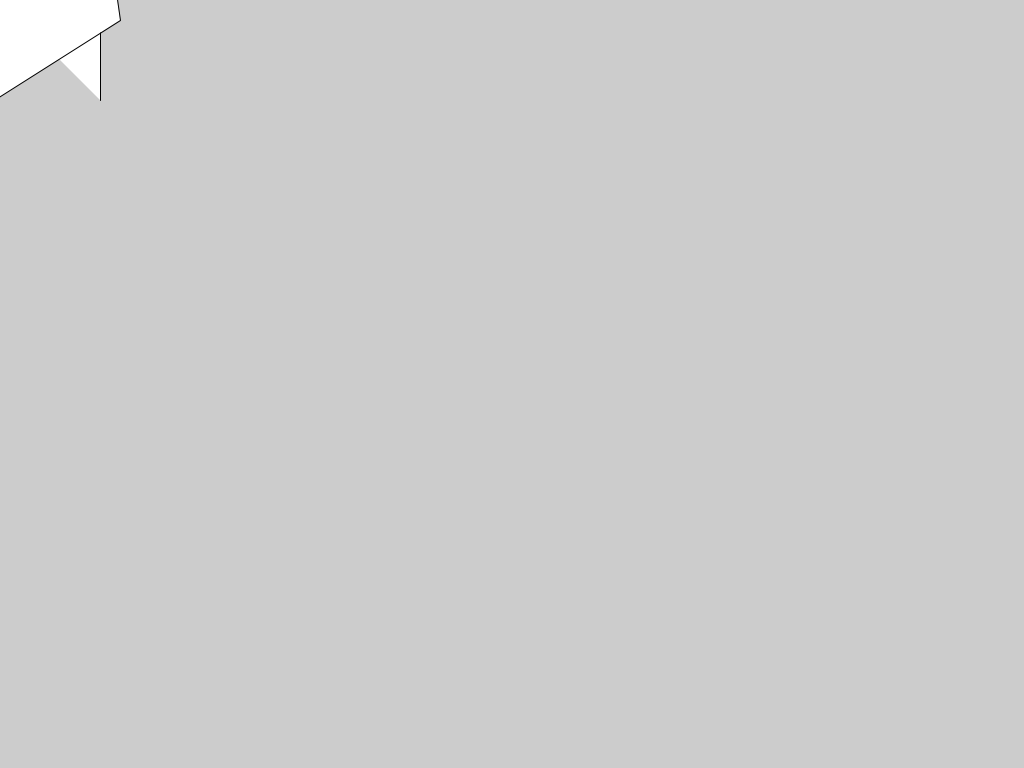
Frame 1 (no input)
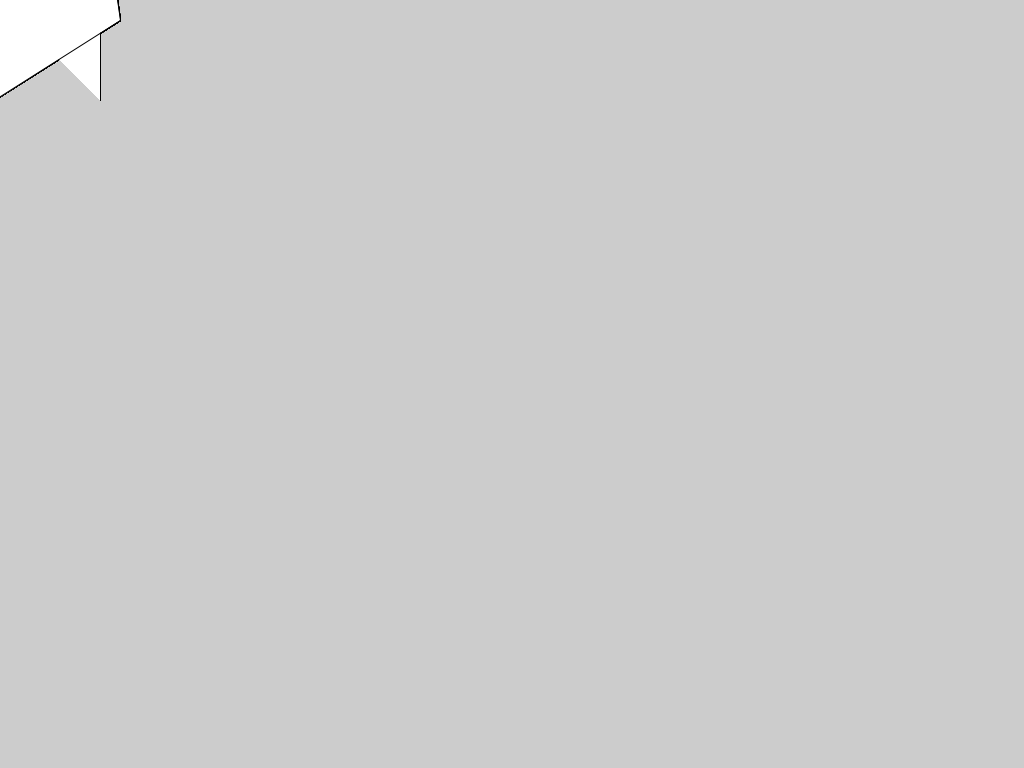
Frame 60 (the mouse pressed at the canvas centre just before this capture)
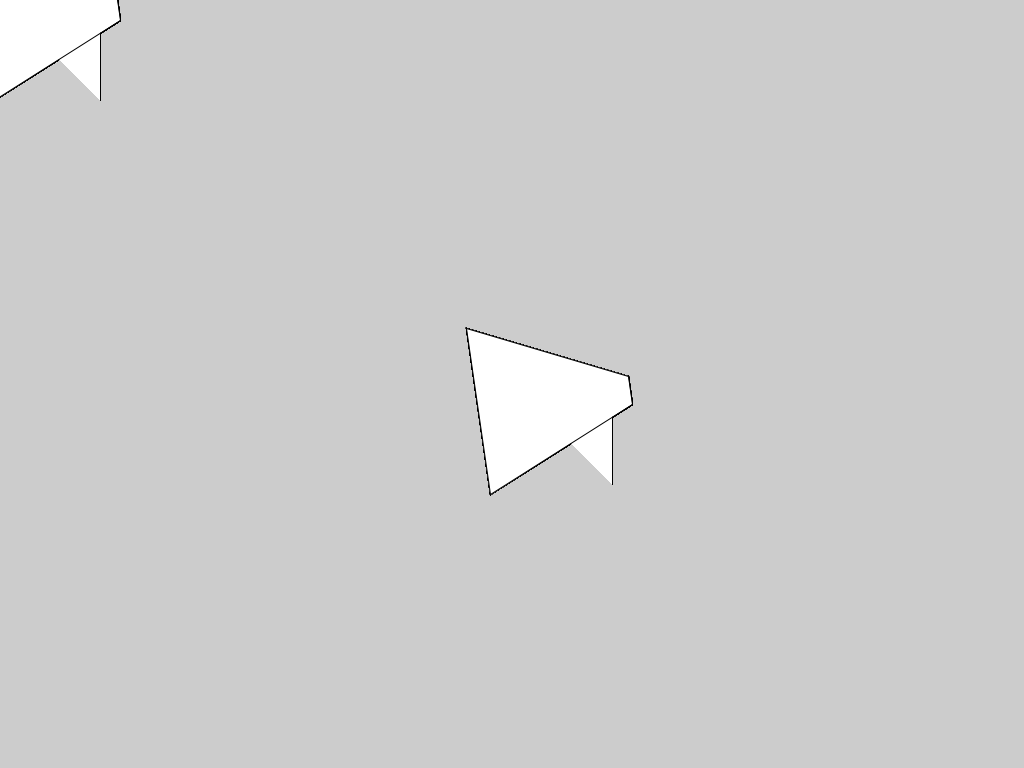
Frame 120 (the mouse held since frame 60 and released just before this capture)

The Processing sketch that drew these frames (run headless with seeded random() and noise(); from frame 60 on, the mouse is pressed at the canvas centre):

// Processing sketch: b_createShapeFunctions
// ── b_createShapeFunctions.pde
/* jstephens  - pshape practice sketches  2015-04-02

b_createShapeFunctions

Objective:
Create a function that allows me to generate polygon shapes of n-sides

*/


float over;
float up;


void setup () {
	size(1024, 768);


}

void draw () {
	over 	= mouseX;
	up 		= mouseY;

	beginShape();
	vertex(10 	+ over, 10	+ up);
	vertex(100 	+ over, 10 	+ up);
	vertex(100 	+ over, 100 + up);
	endShape();


///CREATE TRIANGLE FROM POLYGON FUNCTION
	myPolygon(20 + over, 20 + up, 100, 3); 

}

////////////////////////////////////////////////////
//  CREATE A POLYGON with EQUIDISTANCE VERTEX ANGLES
void myPolygon(float x, float y, float radius, float npoints) {

	float theta = TWO_PI / npoints;

	beginShape();
	for (int a = 0; a < TWO_PI; a += theta){
		float sx = x + cos(a) * radius;
		float sy = y + sin(a) * radius;
		vertex(sx, sy);
	}
	endShape(CLOSE);



}
